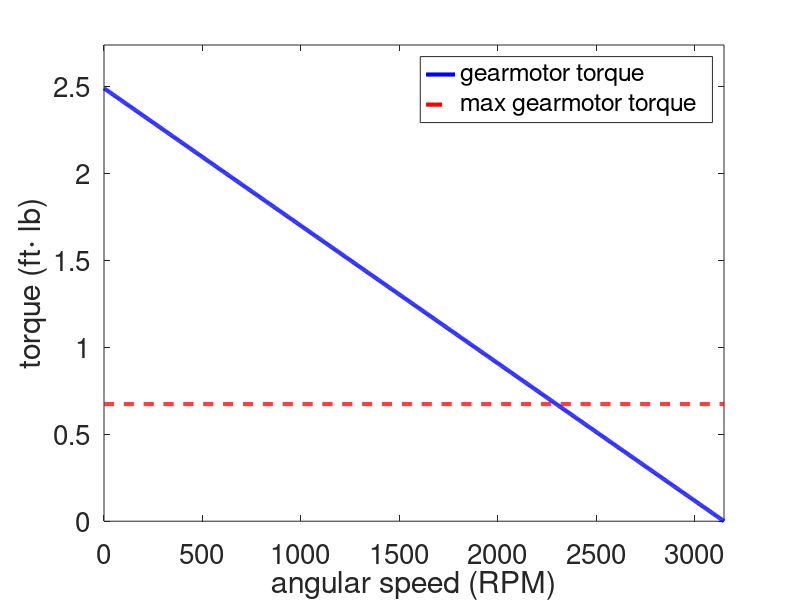
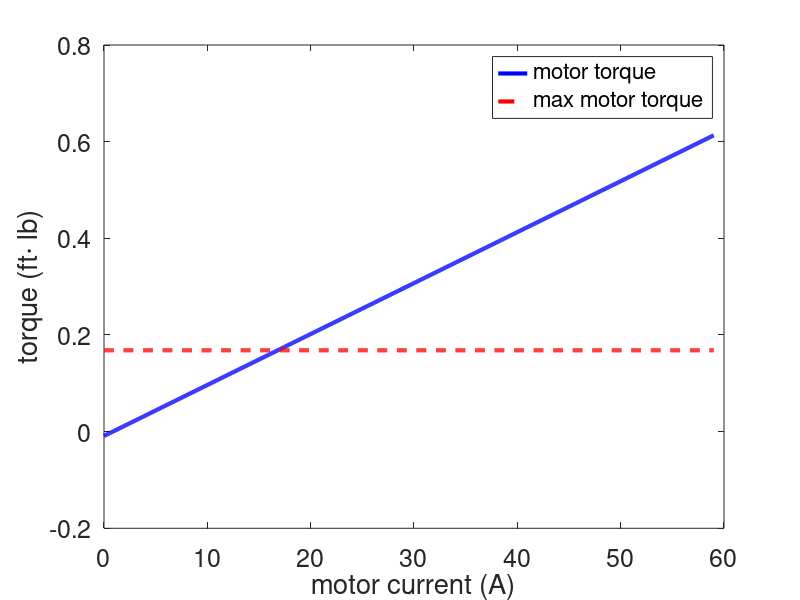

These figures' MATLAB source, in order:
% Chris Kreienkamp
% Tue Oct 8 2019
% gearbox.m

clear
clc
clf



%% INITIALIZE PARAMETERS
% Friction coefficient parameters
% w - wheel     p - payload     s - static     r - rolling     k - kinetic
% [1 - classroom tile     2 - carpet     3 - marble stairwell]
driveWheelWeight = 4.11;                % [lb]
payloadWeight = 29;                     % [lb]
wsforce = [1.67 2.40 2.80];             % [lb]
psforce = [9.45 11.0 (12.3+17.1)/2];    % [lb]
pkforce = [7.40 10.1 11.6];             % [lb]

% Maximum tractive force parameters
Mv = 21/32.2;               % mass of vehicle [slug]
g = 32.2;                   % acceleration due to gravity [ft/s/s]
L = 6.25/12;                % length between front and back wheel [ft]
La = L*0.9;                 % length between COG and front wheel [ft]

% Gearmotor parameters
slip_prct = 0.95;                   % target percentage of slip
rw = 1/12;                          % wheel radius [ft]

% Torque-speed parameters
R = 4;                              % INPUT GEAR RATIO HERE
Tstall = 119.43/12/16;              % stall torque [lb*ft]
wnoload = 12600;                    % no load RPM [RPM]

% Torque-current parameters
Inoload = 0.85;                     % no load current [A]
Istall = 59;                        % stall current [A]

% Acceleration parameters
Mp = 29/32.2;                       % mass of payload [slug]
x_stop = 22.5;                      % stopping distance 20 < x < 25 [ft]



%% CALCULATIONS
% Friction coefficient calculations
wsfriction = wsforce./driveWheelWeight;     % wheel static friction
psfriction = psforce./payloadWeight;        % payload static friction
pkfriction = pkforce./payloadWeight;        % payload kinetic friction

% Maximum tractive force calculations
%mu_ws = max(wsfriction);                    % wheel static friction
mu_ws = 0.9;
Ftmax = Mv*g*La/L*mu_ws;                    % [lb]

% Gearmotor calculations
Tgm = slip_prct*Ftmax/2*rw;     % max gearmotor operating torque [lb*ft]

% Acceleration calculations
mu_pk = max(pkfriction);                        % payload kinetic friction         
a_max = (slip_prct*Ftmax-Mp*g*mu_pk)/(Mv+Mp);   % max acceleration [ft/s/s]
d_p = -g*mu_pk;                 % max deceleration of the payload [ft/s/s]
d_v = -slip_prct*g*La/L*mu_ws;  % max deceleration of the vehicle [ft/s/s]
d_max = min(max(d_p,d_v),0);    % max deceleration [ft/s/s]
x_switch = min(x_stop/(1-a_max/d_max),20);% transition from acc to dec [ft]
v_max = sqrt(2*a_max*x_switch);         % max velocity of vehicle [ft/s]
w_max = v_max/(2*pi*rw)*60;             % max RPM of gearmotor [RPM]
t1 = sqrt(2*x_switch/a_max);            % acceleration portion time [s]
t2 = (-v_max+sqrt(v_max^2-2*d_max*(x_switch-20)))/d_max;    % dec time [s]
t = t1+t2;                              % total time



%% PLOT
% Torque-speed plot
figure(1)
w = linspace(0,wnoload,1000)/R;
T1 = Tstall*R-Tstall*R^2/wnoload*w;
plot(w,T1,'b-','LineWidth',3); hold on
plot(w,Tgm*ones(1000,1),'r--','LineWidth',3); hold off
xlabel('angular speed (RPM)'); ylabel('torque (ft\cdot lb)')
legend('gearmotor torque','max gearmotor torque'); set(gca,'FontSize',20)
axis([0 max(w) 0 max(T1)+max(T1)*0.1])

% Torque-current plot
figure(2)
I = linspace(0,Istall,1000);
T2 = Tstall/Istall*I - Tstall/Istall*Inoload;
plot(I,T2,'b-','LineWidth',3); hold on
plot(I,Tgm/R*ones(1000,1),'r--','LineWidth',3); hold off
xlabel('motor current (A)'); ylabel('torque (ft\cdot lb)')
legend('motor torque','max motor torque','Location','Best')
set(gca,'FontSize',18)









%% OLD CODE
% f_swheel = 0.6;                     % static friction at wheel
% f_kwheel = 0.5;                     % kinetic friction of wheel
% f_rwheel = 0.2;                     % rolling friction of wheel
% f_spayload = 0.33;                  % static friction at payload
% f_kpayload = 0.23;                  % kinetic friction at payload
% alpha = 0;                          % incline of the road
% hg = 3/12*0.75;                     % height of COG [ft]
% mu_r = 0.1;                         % wheel rolling friction
% 
% % 1) Calculate the maximum tractive force of one wheel
% Ftmax_top = f_swheel*Mv*g*cos(alpha)*(La+f_rwheel*(hg-rd));
% Ftmax_bot = L+f_swheel*hg;
% Ftmax = Ftmax_top/Ftmax_bot;
% 
% % 2) Find a_max, a_dmax
% a_max = slip_prct*Ftmax/(Mv+Mp);
% a_dmax = -(Mv*f_kwheel+Mp*f_kpayload)*g/(Mv+Mp);
% 
% % 3) Find x_switch
% x_switch = x_stop/(1-a_max/a_dmax);

% Ftmax1 = Mv*g*La/L*mu_ws;                   % [lb]
% Ftmax2_top = mu_ws*Mv*g*(La+mu_r*(hg-rw));
% Ftmax2_bot = L+mu_ws*hg;
% Ftmax2 = Ftmax2_top/Ftmax2_bot;             % [lb]
% Ftmax = max(Ftmax1,Ftmax2);                 % [lb]



